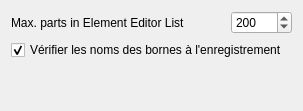
     <widget class="QWidget" name="Editor">
      <attribute name="title">
       <string>Editor</string>
      </attribute>
      <layout class="QVBoxLayout" name="verticalLayout_7">
       <item>
        <layout class="QHBoxLayout" name="horizontalLayout_1">
         <item>
          <widget class="QLabel" name="label_1">
           <property name="text">
            <string>Max. parts in Element Editor List</string>
           </property>
          </widget>
         </item>
         <item>
          <spacer name="horizontalSpacer_8">
           <property name="orientation">
            <enum>Qt::Horizontal</enum>
           </property>
           <property name="sizeHint" stdset="0">
            <size>
             <width>40</width>
             <height>20</height>
            </size>
           </property>
          </spacer>
         </item>
         <item>
          <widget class="QSpinBox" name="MaxPartsElementEditorList_sb">
           <property name="minimum">
            <number>1</number>
           </property>
           <property name="maximum">
            <number>10000</number>
           </property>
           <property name="value">
            <number>200</number>
           </property>
          </widget>
         </item>
        </layout>
       </item>
       <item>
        <widget class="QCheckBox" name="m_check_terminal_names_cb">
         <property name="toolTip">
          <string>À l'enregistrement d'un élément : refuser deux bornes portant le même nom, et signaler les bornes sans nom (IEC 61666).</string>
         </property>
         <property name="text">
          <string>Vérifier les noms des bornes à l'enregistrement</string>
         </property>
         <property name="checked">
          <bool>true</bool>
         </property>
        </widget>
       </item>
       <item>
        <spacer name="verticalSpacer_6">
         <property name="orientation">
          <enum>Qt::Vertical</enum>
         </property>
         <property name="sizeHint" stdset="0">
          <size>
           <width>20</width>
           <height>40</height>
          </size>
         </property>
        </spacer>
       </item>
      </layout>
     </widget>
